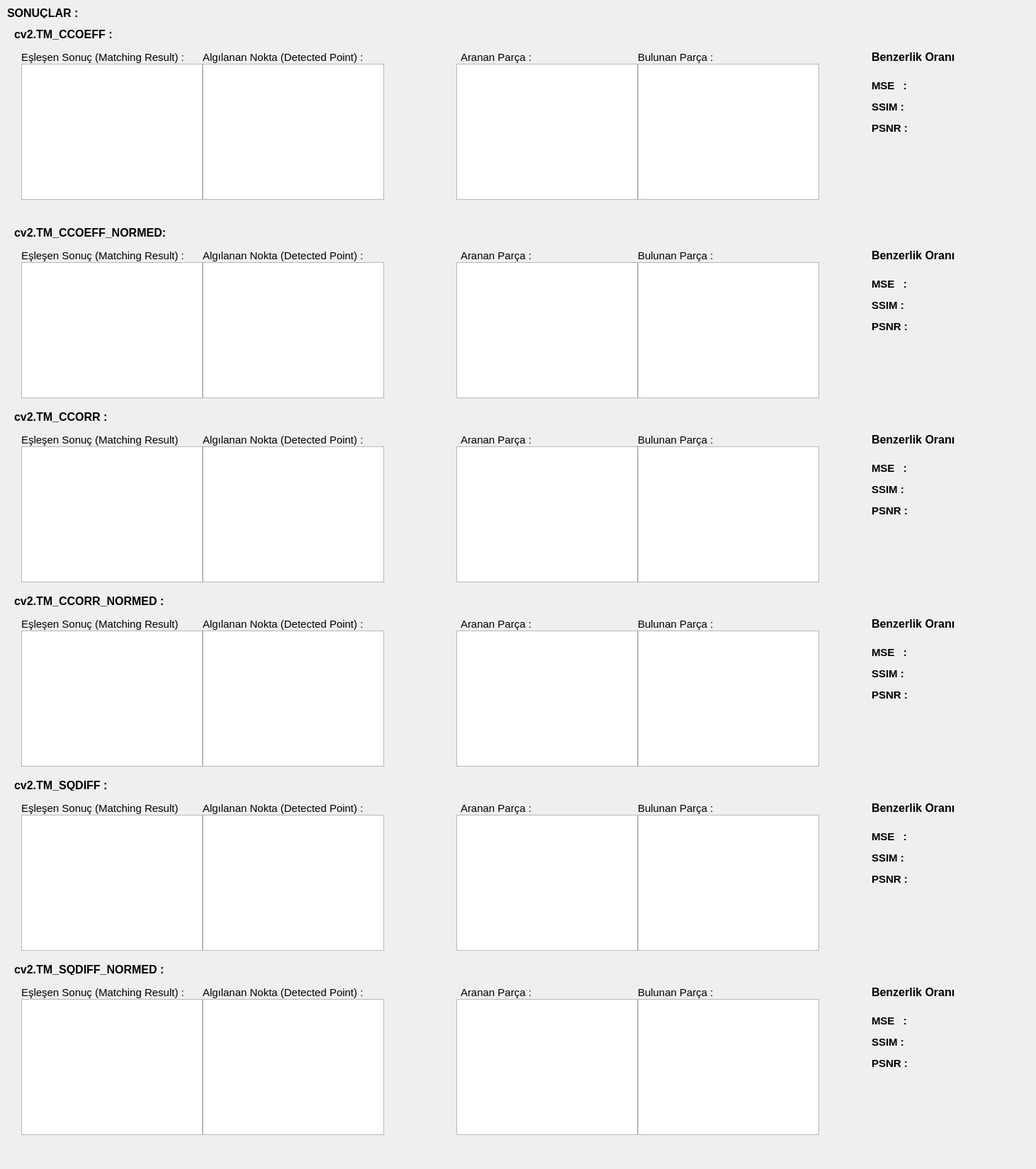
      <widget class="QWidget" name="scrollAreaWidgetContents">
       <property name="enabled">
        <bool>true</bool>
       </property>
       <property name="geometry">
        <rect>
         <x>0</x>
         <y>0</y>
         <width>1462</width>
         <height>1650</height>
        </rect>
       </property>
       <property name="minimumSize">
        <size>
         <width>1462</width>
         <height>1481</height>
        </size>
       </property>
       <property name="cursor">
        <cursorShape>ArrowCursor</cursorShape>
       </property>
       <property name="acceptDrops">
        <bool>true</bool>
       </property>
       <widget class="QLabel" name="label_14">
        <property name="geometry">
         <rect>
          <x>20</x>
          <y>1360</y>
          <width>291</width>
          <height>16</height>
         </rect>
        </property>
        <property name="font">
         <font>
          <pointsize>12</pointsize>
          <weight>75</weight>
          <bold>true</bold>
         </font>
        </property>
        <property name="text">
         <string>cv2.TM_SQDIFF_NORMED :</string>
        </property>
       </widget>
       <widget class="QLabel" name="label_17">
        <property name="geometry">
         <rect>
          <x>20</x>
          <y>40</y>
          <width>181</width>
          <height>16</height>
         </rect>
        </property>
        <property name="font">
         <font>
          <pointsize>12</pointsize>
          <weight>75</weight>
          <bold>true</bold>
         </font>
        </property>
        <property name="text">
         <string>cv2.TM_CCOEFF :</string>
        </property>
       </widget>
       <widget class="QGraphicsView" name="gv_cv1">
        <property name="geometry">
         <rect>
          <x>286</x>
          <y>90</y>
          <width>256</width>
          <height>192</height>
         </rect>
        </property>
       </widget>
       <widget class="QLabel" name="label_16">
        <property name="geometry">
         <rect>
          <x>20</x>
          <y>840</y>
          <width>281</width>
          <height>16</height>
         </rect>
        </property>
        <property name="font">
         <font>
          <pointsize>12</pointsize>
          <weight>75</weight>
          <bold>true</bold>
         </font>
        </property>
        <property name="text">
         <string>cv2.TM_CCORR_NORMED :</string>
        </property>
       </widget>
       <widget class="QGraphicsView" name="gv_cv6">
        <property name="geometry">
         <rect>
          <x>286</x>
          <y>1410</y>
          <width>256</width>
          <height>192</height>
         </rect>
        </property>
       </widget>
       <widget class="QLabel" name="label_12">
        <property name="geometry">
         <rect>
          <x>20</x>
          <y>580</y>
          <width>211</width>
          <height>16</height>
         </rect>
        </property>
        <property name="font">
         <font>
          <pointsize>12</pointsize>
          <weight>75</weight>
          <bold>true</bold>
         </font>
        </property>
        <property name="text">
         <string>cv2.TM_CCORR :</string>
        </property>
       </widget>
       <widget class="QGraphicsView" name="gv_cv5">
        <property name="geometry">
         <rect>
          <x>286</x>
          <y>1150</y>
          <width>256</width>
          <height>192</height>
         </rect>
        </property>
       </widget>
       <widget class="QGraphicsView" name="gv_cv2">
        <property name="geometry">
         <rect>
          <x>286</x>
          <y>370</y>
          <width>256</width>
          <height>192</height>
         </rect>
        </property>
       </widget>
       <widget class="QGraphicsView" name="gv_cv3">
        <property name="geometry">
         <rect>
          <x>286</x>
          <y>630</y>
          <width>256</width>
          <height>192</height>
         </rect>
        </property>
       </widget>
       <widget class="QGraphicsView" name="gv_cv4">
        <property name="geometry">
         <rect>
          <x>286</x>
          <y>890</y>
          <width>256</width>
          <height>192</height>
         </rect>
        </property>
       </widget>
       <widget class="QLabel" name="label_18">
        <property name="geometry">
         <rect>
          <x>20</x>
          <y>1100</y>
          <width>181</width>
          <height>16</height>
         </rect>
        </property>
        <property name="font">
         <font>
          <pointsize>12</pointsize>
          <weight>75</weight>
          <bold>true</bold>
         </font>
        </property>
        <property name="text">
         <string>cv2.TM_SQDIFF :</string>
        </property>
       </widget>
       <widget class="QLabel" name="label_15">
        <property name="geometry">
         <rect>
          <x>10</x>
          <y>10</y>
          <width>141</width>
          <height>16</height>
         </rect>
        </property>
        <property name="font">
         <font>
          <pointsize>12</pointsize>
          <weight>75</weight>
          <bold>true</bold>
         </font>
        </property>
        <property name="text">
         <string>SONUÇLAR :</string>
        </property>
       </widget>
       <widget class="QLabel" name="label_13">
        <property name="geometry">
         <rect>
          <x>20</x>
          <y>320</y>
          <width>281</width>
          <height>16</height>
         </rect>
        </property>
        <property name="font">
         <font>
          <pointsize>12</pointsize>
          <weight>75</weight>
          <bold>true</bold>
         </font>
        </property>
        <property name="text">
         <string>cv2.TM_CCOEFF_NORMED:</string>
        </property>
       </widget>
       <widget class="QLabel" name="label_19">
        <property name="geometry">
         <rect>
          <x>30</x>
          <y>870</y>
          <width>221</width>
          <height>21</height>
         </rect>
        </property>
        <property name="font">
         <font>
          <pointsize>11</pointsize>
         </font>
        </property>
        <property name="text">
         <string>Eşleşen Sonuç (Matching Result) :</string>
        </property>
       </widget>
       <widget class="QLabel" name="label_20">
        <property name="geometry">
         <rect>
          <x>30</x>
          <y>70</y>
          <width>231</width>
          <height>21</height>
         </rect>
        </property>
        <property name="font">
         <font>
          <pointsize>11</pointsize>
         </font>
        </property>
        <property name="text">
         <string>Eşleşen Sonuç (Matching Result) :</string>
        </property>
       </widget>
       <widget class="QLabel" name="label_21">
        <property name="geometry">
         <rect>
          <x>30</x>
          <y>350</y>
          <width>231</width>
          <height>21</height>
         </rect>
        </property>
        <property name="font">
         <font>
          <pointsize>11</pointsize>
         </font>
        </property>
        <property name="text">
         <string>Eşleşen Sonuç (Matching Result) :</string>
        </property>
       </widget>
       <widget class="QLabel" name="label_22">
        <property name="geometry">
         <rect>
          <x>30</x>
          <y>610</y>
          <width>221</width>
          <height>21</height>
         </rect>
        </property>
        <property name="font">
         <font>
          <pointsize>11</pointsize>
         </font>
        </property>
        <property name="text">
         <string>Eşleşen Sonuç (Matching Result) :</string>
        </property>
       </widget>
       <widget class="QGraphicsView" name="gv_mr1">
        <property name="geometry">
         <rect>
          <x>30</x>
          <y>90</y>
          <width>256</width>
          <height>192</height>
         </rect>
        </property>
       </widget>
       <widget class="QGraphicsView" name="gv_mr2">
        <property name="geometry">
         <rect>
          <x>30</x>
          <y>370</y>
          <width>256</width>
          <height>192</height>
         </rect>
        </property>
       </widget>
       <widget class="QGraphicsView" name="gv_mr3">
        <property name="geometry">
         <rect>
          <x>30</x>
          <y>630</y>
          <width>256</width>
          <height>192</height>
         </rect>
        </property>
       </widget>
       <widget class="QGraphicsView" name="gv_mr4">
        <property name="geometry">
         <rect>
          <x>30</x>
          <y>890</y>
          <width>256</width>
          <height>192</height>
         </rect>
        </property>
       </widget>
       <widget class="QLabel" name="label_23">
        <property name="geometry">
         <rect>
          <x>30</x>
          <y>1130</y>
          <width>221</width>
          <height>21</height>
         </rect>
        </property>
        <property name="font">
         <font>
          <pointsize>11</pointsize>
         </font>
        </property>
        <property name="text">
         <string>Eşleşen Sonuç (Matching Result) :</string>
        </property>
       </widget>
       <widget class="QGraphicsView" name="gv_mr5">
        <property name="geometry">
         <rect>
          <x>30</x>
          <y>1150</y>
          <width>256</width>
          <height>192</height>
         </rect>
        </property>
       </widget>
       <widget class="QLabel" name="label_24">
        <property name="geometry">
         <rect>
          <x>30</x>
          <y>1390</y>
          <width>241</width>
          <height>21</height>
         </rect>
        </property>
        <property name="font">
         <font>
          <pointsize>11</pointsize>
         </font>
        </property>
        <property name="text">
         <string>Eşleşen Sonuç (Matching Result) :</string>
        </property>
       </widget>
       <widget class="QGraphicsView" name="gv_mr6">
        <property name="geometry">
         <rect>
          <x>30</x>
          <y>1410</y>
          <width>256</width>
          <height>192</height>
         </rect>
        </property>
       </widget>
       <widget class="QLabel" name="label_25">
        <property name="geometry">
         <rect>
          <x>286</x>
          <y>1390</y>
          <width>271</width>
          <height>21</height>
         </rect>
        </property>
        <property name="font">
         <font>
          <pointsize>11</pointsize>
         </font>
        </property>
        <property name="text">
         <string>Algılanan Nokta (Detected Point) :</string>
        </property>
       </widget>
       <widget class="QLabel" name="label_26">
        <property name="geometry">
         <rect>
          <x>286</x>
          <y>1130</y>
          <width>271</width>
          <height>21</height>
         </rect>
        </property>
        <property name="font">
         <font>
          <pointsize>11</pointsize>
         </font>
        </property>
        <property name="text">
         <string>Algılanan Nokta (Detected Point) :</string>
        </property>
       </widget>
       <widget class="QLabel" name="label_27">
        <property name="geometry">
         <rect>
          <x>286</x>
          <y>870</y>
          <width>281</width>
          <height>21</height>
         </rect>
        </property>
        <property name="font">
         <font>
          <pointsize>11</pointsize>
         </font>
        </property>
        <property name="text">
         <string>Algılanan Nokta (Detected Point) :</string>
        </property>
       </widget>
       <widget class="QLabel" name="label_28">
        <property name="geometry">
         <rect>
          <x>286</x>
          <y>610</y>
          <width>271</width>
          <height>21</height>
         </rect>
        </property>
        <property name="font">
         <font>
          <pointsize>11</pointsize>
         </font>
        </property>
        <property name="text">
         <string>Algılanan Nokta (Detected Point) :</string>
        </property>
       </widget>
       <widget class="QLabel" name="label_29">
        <property name="geometry">
         <rect>
          <x>286</x>
          <y>350</y>
          <width>271</width>
          <height>21</height>
         </rect>
        </property>
        <property name="font">
         <font>
          <pointsize>11</pointsize>
         </font>
        </property>
        <property name="text">
         <string>Algılanan Nokta (Detected Point) :</string>
        </property>
       </widget>
       <widget class="QLabel" name="label_30">
        <property name="geometry">
         <rect>
          <x>286</x>
          <y>70</y>
          <width>281</width>
          <height>21</height>
         </rect>
        </property>
        <property name="font">
         <font>
          <pointsize>11</pointsize>
         </font>
        </property>
        <property name="text">
         <string>Algılanan Nokta (Detected Point) :</string>
        </property>
       </widget>
       <widget class="QGraphicsView" name="gv_r1">
        <property name="geometry">
         <rect>
          <x>644</x>
          <y>90</y>
          <width>256</width>
          <height>192</height>
         </rect>
        </property>
       </widget>
       <widget class="QGraphicsView" name="gv_b1">
        <property name="geometry">
         <rect>
          <x>900</x>
          <y>90</y>
          <width>256</width>
          <height>192</height>
         </rect>
        </property>
       </widget>
       <widget class="QGraphicsView" name="gv_r2">
        <property name="geometry">
         <rect>
          <x>644</x>
          <y>370</y>
          <width>256</width>
          <height>192</height>
         </rect>
        </property>
       </widget>
       <widget class="QGraphicsView" name="gv_b2">
        <property name="geometry">
         <rect>
          <x>900</x>
          <y>370</y>
          <width>256</width>
          <height>192</height>
         </rect>
        </property>
       </widget>
       <widget class="QGraphicsView" name="gv_r3">
        <property name="geometry">
         <rect>
          <x>644</x>
          <y>630</y>
          <width>256</width>
          <height>192</height>
         </rect>
        </property>
       </widget>
       <widget class="QGraphicsView" name="gv_b3">
        <property name="geometry">
         <rect>
          <x>900</x>
          <y>630</y>
          <width>256</width>
          <height>192</height>
         </rect>
        </property>
       </widget>
       <widget class="QGraphicsView" name="gv_r4">
        <property name="geometry">
         <rect>
          <x>644</x>
          <y>890</y>
          <width>256</width>
          <height>192</height>
         </rect>
        </property>
       </widget>
       <widget class="QGraphicsView" name="gv_b4">
        <property name="geometry">
         <rect>
          <x>900</x>
          <y>890</y>
          <width>256</width>
          <height>192</height>
         </rect>
        </property>
       </widget>
       <widget class="QGraphicsView" name="gv_r5">
        <property name="geometry">
         <rect>
          <x>644</x>
          <y>1150</y>
          <width>256</width>
          <height>192</height>
         </rect>
        </property>
       </widget>
       <widget class="QGraphicsView" name="gv_b5">
        <property name="geometry">
         <rect>
          <x>900</x>
          <y>1150</y>
          <width>256</width>
          <height>192</height>
         </rect>
        </property>
       </widget>
       <widget class="QGraphicsView" name="gv_r6">
        <property name="geometry">
         <rect>
          <x>644</x>
          <y>1410</y>
          <width>256</width>
          <height>192</height>
         </rect>
        </property>
       </widget>
       <widget class="QGraphicsView" name="gv_b6">
        <property name="geometry">
         <rect>
          <x>900</x>
          <y>1410</y>
          <width>256</width>
          <height>192</height>
         </rect>
        </property>
       </widget>
       <widget class="QLabel" name="label_31">
        <property name="geometry">
         <rect>
          <x>650</x>
          <y>70</y>
          <width>161</width>
          <height>21</height>
         </rect>
        </property>
        <property name="font">
         <font>
          <pointsize>11</pointsize>
         </font>
        </property>
        <property name="text">
         <string>Aranan Parça :</string>
        </property>
       </widget>
       <widget class="QLabel" name="label_32">
        <property name="geometry">
         <rect>
          <x>650</x>
          <y>350</y>
          <width>161</width>
          <height>21</height>
         </rect>
        </property>
        <property name="font">
         <font>
          <pointsize>11</pointsize>
         </font>
        </property>
        <property name="text">
         <string>Aranan Parça :</string>
        </property>
       </widget>
       <widget class="QLabel" name="label_33">
        <property name="geometry">
         <rect>
          <x>650</x>
          <y>610</y>
          <width>161</width>
          <height>21</height>
         </rect>
        </property>
        <property name="font">
         <font>
          <pointsize>11</pointsize>
         </font>
        </property>
        <property name="text">
         <string>Aranan Parça :</string>
        </property>
       </widget>
       <widget class="QLabel" name="label_34">
        <property name="geometry">
         <rect>
          <x>650</x>
          <y>870</y>
          <width>161</width>
          <height>21</height>
         </rect>
        </property>
        <property name="font">
         <font>
          <pointsize>11</pointsize>
         </font>
        </property>
        <property name="text">
         <string>Aranan Parça :</string>
        </property>
       </widget>
       <widget class="QLabel" name="label_35">
        <property name="geometry">
         <rect>
          <x>650</x>
          <y>1130</y>
          <width>161</width>
          <height>21</height>
         </rect>
        </property>
        <property name="font">
         <font>
          <pointsize>11</pointsize>
         </font>
        </property>
        <property name="text">
         <string>Aranan Parça :</string>
        </property>
       </widget>
       <widget class="QLabel" name="label_36">
        <property name="geometry">
         <rect>
          <x>650</x>
          <y>1390</y>
          <width>161</width>
          <height>21</height>
         </rect>
        </property>
        <property name="font">
         <font>
          <pointsize>11</pointsize>
         </font>
        </property>
        <property name="text">
         <string>Aranan Parça :</string>
        </property>
       </widget>
       <widget class="QLabel" name="label_37">
        <property name="geometry">
         <rect>
          <x>900</x>
          <y>70</y>
          <width>161</width>
          <height>21</height>
         </rect>
        </property>
        <property name="font">
         <font>
          <pointsize>11</pointsize>
         </font>
        </property>
        <property name="text">
         <string>Bulunan Parça :</string>
        </property>
       </widget>
       <widget class="QLabel" name="label_38">
        <property name="geometry">
         <rect>
          <x>900</x>
          <y>350</y>
          <width>161</width>
          <height>21</height>
         </rect>
        </property>
        <property name="font">
         <font>
          <pointsize>11</pointsize>
         </font>
        </property>
        <property name="text">
         <string>Bulunan Parça :</string>
        </property>
       </widget>
       <widget class="QLabel" name="label_39">
        <property name="geometry">
         <rect>
          <x>900</x>
          <y>610</y>
          <width>161</width>
          <height>21</height>
         </rect>
        </property>
        <property name="font">
         <font>
          <pointsize>11</pointsize>
         </font>
        </property>
        <property name="text">
         <string>Bulunan Parça :</string>
        </property>
       </widget>
       <widget class="QLabel" name="label_40">
        <property name="geometry">
         <rect>
          <x>900</x>
          <y>870</y>
          <width>161</width>
          <height>21</height>
         </rect>
        </property>
        <property name="font">
         <font>
          <pointsize>11</pointsize>
         </font>
        </property>
        <property name="text">
         <string>Bulunan Parça :</string>
        </property>
       </widget>
       <widget class="QLabel" name="label_41">
        <property name="geometry">
         <rect>
          <x>900</x>
          <y>1130</y>
          <width>161</width>
          <height>21</height>
         </rect>
        </property>
        <property name="font">
         <font>
          <pointsize>11</pointsize>
         </font>
        </property>
        <property name="text">
         <string>Bulunan Parça :</string>
        </property>
       </widget>
       <widget class="QLabel" name="label_42">
        <property name="geometry">
         <rect>
          <x>900</x>
          <y>1390</y>
          <width>161</width>
          <height>21</height>
         </rect>
        </property>
        <property name="font">
         <font>
          <pointsize>11</pointsize>
         </font>
        </property>
        <property name="text">
         <string>Bulunan Parça :</string>
        </property>
       </widget>
       <widget class="QLabel" name="label_43">
        <property name="geometry">
         <rect>
          <x>1230</x>
          <y>70</y>
          <width>161</width>
          <height>21</height>
         </rect>
        </property>
        <property name="font">
         <font>
          <pointsize>12</pointsize>
          <weight>75</weight>
          <bold>true</bold>
         </font>
        </property>
        <property name="text">
         <string>Benzerlik Oranı</string>
        </property>
       </widget>
       <widget class="QLabel" name="lb_mse1">
        <property name="geometry">
         <rect>
          <x>1230</x>
          <y>110</y>
          <width>181</width>
          <height>21</height>
         </rect>
        </property>
        <property name="font">
         <font>
          <pointsize>11</pointsize>
          <weight>75</weight>
          <bold>true</bold>
         </font>
        </property>
        <property name="text">
         <string>MSE   :</string>
        </property>
       </widget>
       <widget class="QLabel" name="lb_ssim1">
        <property name="geometry">
         <rect>
          <x>1230</x>
          <y>140</y>
          <width>181</width>
          <height>21</height>
         </rect>
        </property>
        <property name="font">
         <font>
          <pointsize>11</pointsize>
          <weight>75</weight>
          <bold>true</bold>
         </font>
        </property>
        <property name="text">
         <string>SSIM :</string>
        </property>
       </widget>
       <widget class="QLabel" name="lb_ssim2">
        <property name="geometry">
         <rect>
          <x>1230</x>
          <y>420</y>
          <width>171</width>
          <height>21</height>
         </rect>
        </property>
        <property name="font">
         <font>
          <pointsize>11</pointsize>
          <weight>75</weight>
          <bold>true</bold>
         </font>
        </property>
        <property name="text">
         <string>SSIM :</string>
        </property>
       </widget>
       <widget class="QLabel" name="lb_mse2">
        <property name="geometry">
         <rect>
          <x>1230</x>
          <y>390</y>
          <width>171</width>
          <height>21</height>
         </rect>
        </property>
        <property name="font">
         <font>
          <pointsize>11</pointsize>
          <weight>75</weight>
          <bold>true</bold>
         </font>
        </property>
        <property name="text">
         <string>MSE   :</string>
        </property>
       </widget>
       <widget class="QLabel" name="label_48">
        <property name="geometry">
         <rect>
          <x>1230</x>
          <y>350</y>
          <width>161</width>
          <height>21</height>
         </rect>
        </property>
        <property name="font">
         <font>
          <pointsize>12</pointsize>
          <weight>75</weight>
          <bold>true</bold>
         </font>
        </property>
        <property name="text">
         <string>Benzerlik Oranı</string>
        </property>
       </widget>
       <widget class="QLabel" name="lb_ssim3">
        <property name="geometry">
         <rect>
          <x>1230</x>
          <y>680</y>
          <width>181</width>
          <height>21</height>
         </rect>
        </property>
        <property name="font">
         <font>
          <pointsize>11</pointsize>
          <weight>75</weight>
          <bold>true</bold>
         </font>
        </property>
        <property name="text">
         <string>SSIM :</string>
        </property>
       </widget>
       <widget class="QLabel" name="lb_mse3">
        <property name="geometry">
         <rect>
          <x>1230</x>
          <y>650</y>
          <width>171</width>
          <height>21</height>
         </rect>
        </property>
        <property name="font">
         <font>
          <pointsize>11</pointsize>
          <weight>75</weight>
          <bold>true</bold>
         </font>
        </property>
        <property name="text">
         <string>MSE   :</string>
        </property>
       </widget>
       <widget class="QLabel" name="label_51">
        <property name="geometry">
         <rect>
          <x>1230</x>
          <y>610</y>
          <width>161</width>
          <height>21</height>
         </rect>
        </property>
        <property name="font">
         <font>
          <pointsize>12</pointsize>
          <weight>75</weight>
          <bold>true</bold>
         </font>
        </property>
        <property name="text">
         <string>Benzerlik Oranı</string>
        </property>
       </widget>
       <widget class="QLabel" name="lb_ssim4">
        <property name="geometry">
         <rect>
          <x>1230</x>
          <y>940</y>
          <width>181</width>
          <height>21</height>
         </rect>
        </property>
        <property name="font">
         <font>
          <pointsize>11</pointsize>
          <weight>75</weight>
          <bold>true</bold>
         </font>
        </property>
        <property name="text">
         <string>SSIM :</string>
        </property>
       </widget>
       <widget class="QLabel" name="lb_mse4">
        <property name="geometry">
         <rect>
          <x>1230</x>
          <y>910</y>
          <width>171</width>
          <height>21</height>
         </rect>
        </property>
        <property name="font">
         <font>
          <pointsize>11</pointsize>
          <weight>75</weight>
          <bold>true</bold>
         </font>
        </property>
        <property name="text">
         <string>MSE   :</string>
        </property>
       </widget>
       <widget class="QLabel" name="label_54">
        <property name="geometry">
         <rect>
          <x>1230</x>
          <y>870</y>
          <width>161</width>
          <height>21</height>
         </rect>
        </property>
        <property name="font">
         <font>
          <pointsize>12</pointsize>
          <weight>75</weight>
          <bold>true</bold>
         </font>
        </property>
        <property name="text">
         <string>Benzerlik Oranı</string>
        </property>
       </widget>
       <widget class="QLabel" name="lb_ssim5">
        <property name="geometry">
         <rect>
          <x>1230</x>
          <y>1200</y>
          <width>171</width>
          <height>21</height>
         </rect>
        </property>
        <property name="font">
         <font>
          <pointsize>11</pointsize>
          <weight>75</weight>
          <bold>true</bold>
         </font>
        </property>
        <property name="text">
         <string>SSIM :</string>
        </property>
       </widget>
       <widget class="QLabel" name="lb_mse5">
        <property name="geometry">
         <rect>
          <x>1230</x>
          <y>1170</y>
          <width>171</width>
          <height>21</height>
         </rect>
        </property>
        <property name="font">
         <font>
          <pointsize>11</pointsize>
          <weight>75</weight>
          <bold>true</bold>
         </font>
        </property>
        <property name="text">
         <string>MSE   :</string>
        </property>
       </widget>
       <widget class="QLabel" name="label_57">
        <property name="geometry">
         <rect>
          <x>1230</x>
          <y>1130</y>
          <width>161</width>
          <height>21</height>
         </rect>
        </property>
        <property name="font">
         <font>
          <pointsize>12</pointsize>
          <weight>75</weight>
          <bold>true</bold>
         </font>
        </property>
        <property name="text">
         <string>Benzerlik Oranı</string>
        </property>
       </widget>
       <widget class="QLabel" name="lb_ssim6">
        <property name="geometry">
         <rect>
          <x>1230</x>
          <y>1460</y>
          <width>181</width>
          <height>21</height>
         </rect>
        </property>
        <property name="font">
         <font>
          <pointsize>11</pointsize>
          <weight>75</weight>
          <bold>true</bold>
         </font>
        </property>
        <property name="text">
         <string>SSIM :</string>
        </property>
       </widget>
       <widget class="QLabel" name="lb_mse6">
        <property name="geometry">
         <rect>
          <x>1230</x>
          <y>1430</y>
          <width>181</width>
          <height>21</height>
         </rect>
        </property>
        <property name="font">
         <font>
          <pointsize>11</pointsize>
          <weight>75</weight>
          <bold>true</bold>
         </font>
        </property>
        <property name="text">
         <string>MSE   :</string>
        </property>
       </widget>
       <widget class="QLabel" name="label_60">
        <property name="geometry">
         <rect>
          <x>1230</x>
          <y>1390</y>
          <width>161</width>
          <height>21</height>
         </rect>
        </property>
        <property name="font">
         <font>
          <pointsize>12</pointsize>
          <weight>75</weight>
          <bold>true</bold>
         </font>
        </property>
        <property name="text">
         <string>Benzerlik Oranı</string>
        </property>
       </widget>
       <widget class="QLabel" name="lb_psnr1">
        <property name="geometry">
         <rect>
          <x>1230</x>
          <y>170</y>
          <width>181</width>
          <height>21</height>
         </rect>
        </property>
        <property name="font">
         <font>
          <pointsize>11</pointsize>
          <weight>75</weight>
          <bold>true</bold>
         </font>
        </property>
        <property name="text">
         <string>PSNR :</string>
        </property>
       </widget>
       <widget class="QLabel" name="lb_psnr2">
        <property name="geometry">
         <rect>
          <x>1230</x>
          <y>450</y>
          <width>181</width>
          <height>21</height>
         </rect>
        </property>
        <property name="font">
         <font>
          <pointsize>11</pointsize>
          <weight>75</weight>
          <bold>true</bold>
         </font>
        </property>
        <property name="text">
         <string>PSNR :</string>
        </property>
       </widget>
       <widget class="QLabel" name="lb_psnr3">
        <property name="geometry">
         <rect>
          <x>1230</x>
          <y>710</y>
          <width>181</width>
          <height>21</height>
         </rect>
        </property>
        <property name="font">
         <font>
          <pointsize>11</pointsize>
          <weight>75</weight>
          <bold>true</bold>
         </font>
        </property>
        <property name="text">
         <string>PSNR :</string>
        </property>
       </widget>
       <widget class="QLabel" name="lb_psnr4">
        <property name="geometry">
         <rect>
          <x>1230</x>
          <y>970</y>
          <width>181</width>
          <height>21</height>
         </rect>
        </property>
        <property name="font">
         <font>
          <pointsize>11</pointsize>
          <weight>75</weight>
          <bold>true</bold>
         </font>
        </property>
        <property name="text">
         <string>PSNR :</string>
        </property>
       </widget>
       <widget class="QLabel" name="lb_psnr5">
        <property name="geometry">
         <rect>
          <x>1230</x>
          <y>1230</y>
          <width>181</width>
          <height>21</height>
         </rect>
        </property>
        <property name="font">
         <font>
          <pointsize>11</pointsize>
          <weight>75</weight>
          <bold>true</bold>
         </font>
        </property>
        <property name="text">
         <string>PSNR :</string>
        </property>
       </widget>
       <widget class="QLabel" name="lb_psnr6">
        <property name="geometry">
         <rect>
          <x>1230</x>
          <y>1490</y>
          <width>181</width>
          <height>21</height>
         </rect>
        </property>
        <property name="font">
         <font>
          <pointsize>11</pointsize>
          <weight>75</weight>
          <bold>true</bold>
         </font>
        </property>
        <property name="text">
         <string>PSNR :</string>
        </property>
       </widget>
      </widget>
